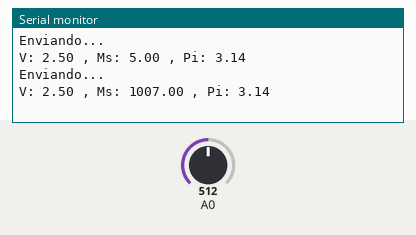
Bench run of a sketch on a simulated Arduino Uno, built with avr-gcc and run on an emulated ATmega328P. On the bench: the last lines printed to the serial monitor. The inputs (shaded band) are chosen by the test bench; at power-on: A0 = 512. No radio packets arrive unless stated.

Above: at 1.8 s.
1.9 s: A0 set to 716
At 2.8 s:
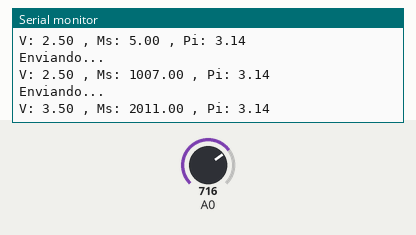
3.4 s: A0 set to 900
At 4.8 s:
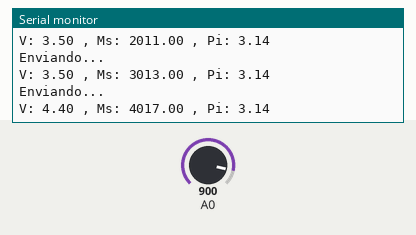
Timing chart, 0 to 6.4 s (numbered marks = the images above; inputs shaded):
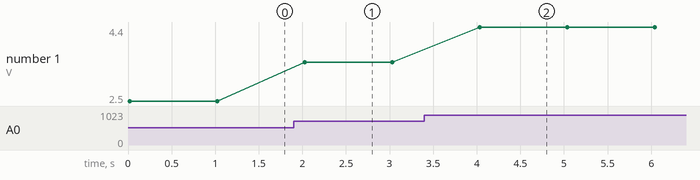

Measured:
- after the input at 1.9 s, the serial monitor: prints a new line after 0.13 s (image 1)
- after the input at 3.4 s, the serial monitor: prints a new line after 0.63 s (image 2)
- plotted number 1: 2.5 → 3.5 after the input at 1.9 s, 3.5 → 4.4 after the input at 3.4 s

The sketch:

emisor.ino
```cpp
#include <SPI.h>
#include <nRF24L01.h>
#include <RF24.h>

//Declaremos los pines CE y el CSN
#define CE_PIN 9
#define CSN_PIN 10

//Variable con la dirección del canal por donde se va a transmitir
byte direccion[5] ={'c','a','n','a','l'};

//creamos el objeto radio (NRF24L01)
RF24 radio(CSN_PIN, CE_PIN);

//vector con los datos a enviar
float datos[3];

void setup()
{
  //inicializamos el NRF24L01
  radio.begin();
  //inicializamos el puerto serie
  Serial.begin(9600);

//Abrimos un canal de escritura
 radio.openWritingPipe(direccion);

}

void loop()
{
 //cargamos los datos en la variable datos[]
 datos[0]=analogRead(0)* (5.0 / 1023.0);
 datos[1]=millis();
 datos[2]=3.14;
 //enviamos los datos
 bool ok = radio.write(&datos, sizeof(unsigned long));
  //reportamos por el puerto serial los datos enviados
  if(ok)
  {
     Serial.print("Enviando... ");
     Serial.println("");
     Serial.print("V: ");
     Serial.print(datos[0]);
     Serial.print(" , Ms: ");
     Serial.print(datos[1]);
     Serial.print(" , Pi: ");
     Serial.println(datos[2]);
  }
  else
  {
     Serial.println("No enviado");
  }
  delay(1000);
}
```
